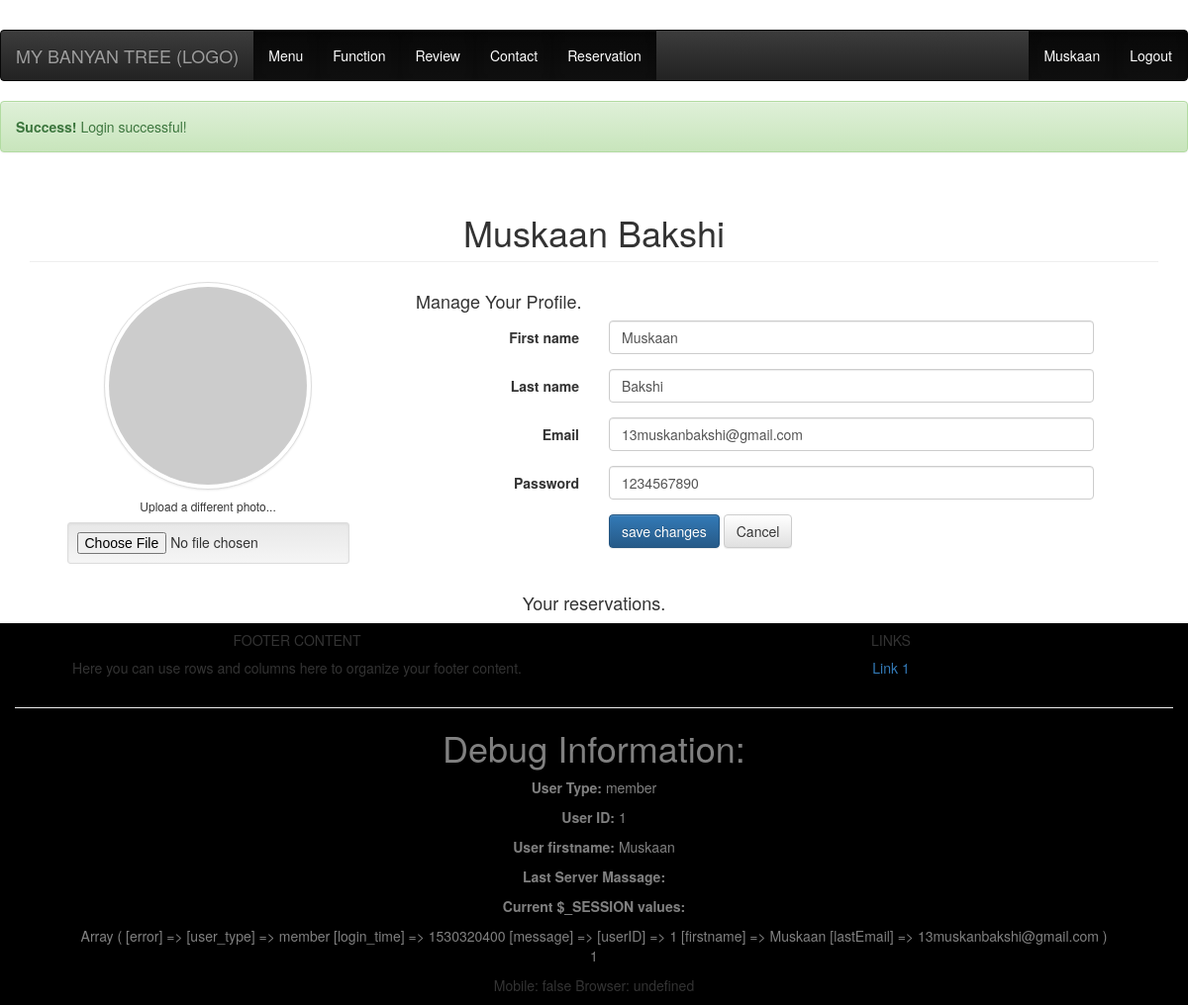
Page /view/pages/memberprofile.php (signed in) on the earlier database version.
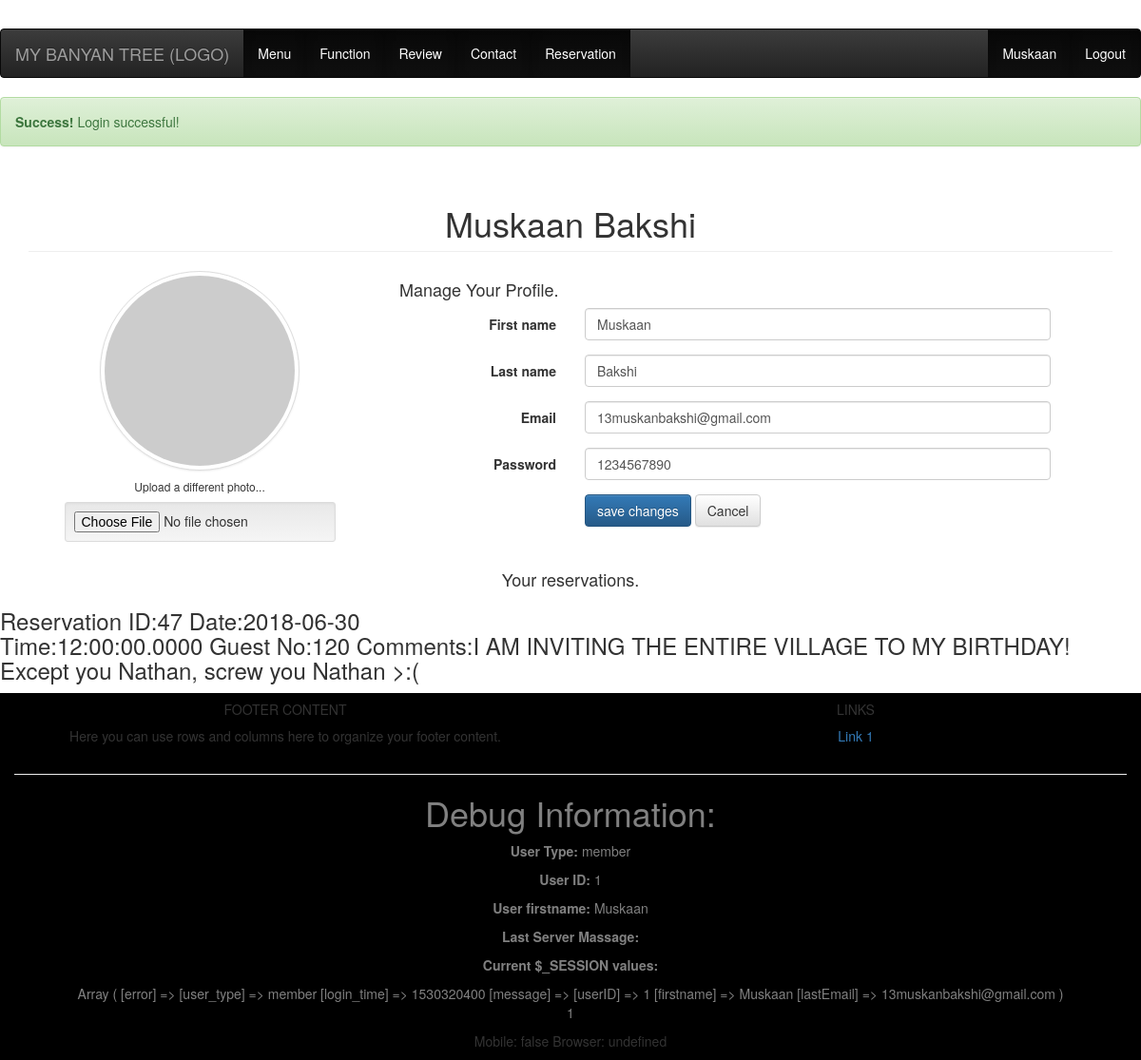
Same page on the later database version.
### tables this page shows
CREATE TABLE `reservation` (
  `reservationID` int(10) NOT NULL,
  `date` date NOT NULL,
  `time` time(4) NOT NULL,
  `guestno` int(10) NOT NULL,
  `comment` varchar(256) NOT NULL,
  `memberID` int(10) NOT NULL,
  `functionID` int(10) NOT NULL
);

### view/pages/memberprofile.php (the view, shortened to what this page needs)
<?php
include( 'navigationbar.php' );
?>
<?php
$contentquery = "SELECT * FROM member WHERE memberID=:id";
$stmt = $conn->prepare( $contentquery );
$stmt->bindParam( ':id', $_SESSION[ 'userID' ], PDO::PARAM_INT );
$stmt->execute();
$results = $stmt->fetchAll();
$firstname = $results[0]['firstname'];
$lastname = $results[0]['lastname'];
$email = $results[0]['email'];
$password = $results[0]['password'];
?>
<!doctype html>
<html>
<head>
</head>
<body>
	<div class="container" style="padding-top: 1px;">
		<h1 class="page-header" style="text-align: center;">
			<?php echo $firstname?> <span></span>
			<?php echo $lastname?>
		</h1>
		<div class="row">
			<div class="col-md-4 col-sm-6 col-xs-12">
				<div class="text-center">
					<img src="http://lorempixel.com/200/200/people/9/" class="avatar img-circle img-thumbnail" alt="avatar">
					<h6>Upload a different photo...</h6>
					<input type="file" class="text-center center-block well well-sm">
				</div>
			</div>
			<div class="col-md-8 col-sm-6 col-xs-12 personal-info">
				<form class="form-horizontal" role="form" method="post" id=action="../../control/memberprofile_updateprocess.php?id=<?php echo $_SESSION['userID'];?>">
					<h4>Manage Your Profile.</h4>
					<div class="form-group">
						<label class="col-lg-3 control-label" id="firstname">First name</label>
						<div class="col-lg-8">
							<input class="form-control" value="<?php echo $firstname?>" type="text">
						</div>
					</div>
					<div class="form-group">
						<label class="col-lg-3 control-label" id="lastname">Last name</label>
						<div class="col-lg-8">
							<input class="form-control" value="<?php echo $lastname?>" type="text">
						</div>
					</div>
					<div class="form-group">
						<label class="col-lg-3 control-label" id="email">Email</label>
						<div class="col-lg-8">
							<input class="form-control" value="<?php echo $email?>" type="text">
						</div>
					</div>
					<div class="form-group">
						<label class="col-md-3 control-label" id="password">Password</label>
						<div class="col-md-8">
							<input class="form-control" value="<?php echo $password?>" type="text">
						</div>
					</div>
					<div class="form-group">
						<label class="col-md-3 control-label"></label>
						<div class="col-md-8">
							<input class="btn btn-primary" value="save changes" type="button" onClick="../../control/memberprofile)updateprocess.php">
							<input class="btn btn-default" value="Cancel" type="reset">
						</div>
					</div>
				</form>
			</div>
		</div>
	</div>
	<h4 style="text-align: center;"> Your reservations.</h4>
	<?php
	$contentquery = "SELECT * FROM reservation WHERE date >= CURRENT_DATE AND memberID = ". $_SESSION["userID"];
	$stmt = $conn->prepare( $contentquery );
	$stmt->execute();
	$staticresult = $stmt->fetchAll( PDO::FETCH_ASSOC );
	foreach ( $staticresult as $row ) {
		echo '<h3><span>', 'Reservation ID:', $row[ 'reservationID' ], ' Date:', $row[ 'date' ], ' </span>';
		echo '<div class="mic-info"> <span> Time:', $row[ 'time' ], ' Guest No:', $row[ 'guestno' ], ' Comments:' . $row[ 'comment' ], '
                                    </h3>
                                </span>';
	}
	?>
	<?php include('footer.php');?>
</body>
</html>

Differences in the rows shown:
added reservation: reservationID "47", date "2018-06-30", time "12:00:00.0000", guestno "120", comment "I AM INVITING THE ENTIRE VILLAGE TO MY BIRTHDAY! Except you Nathan, screw you Nathan >:("
